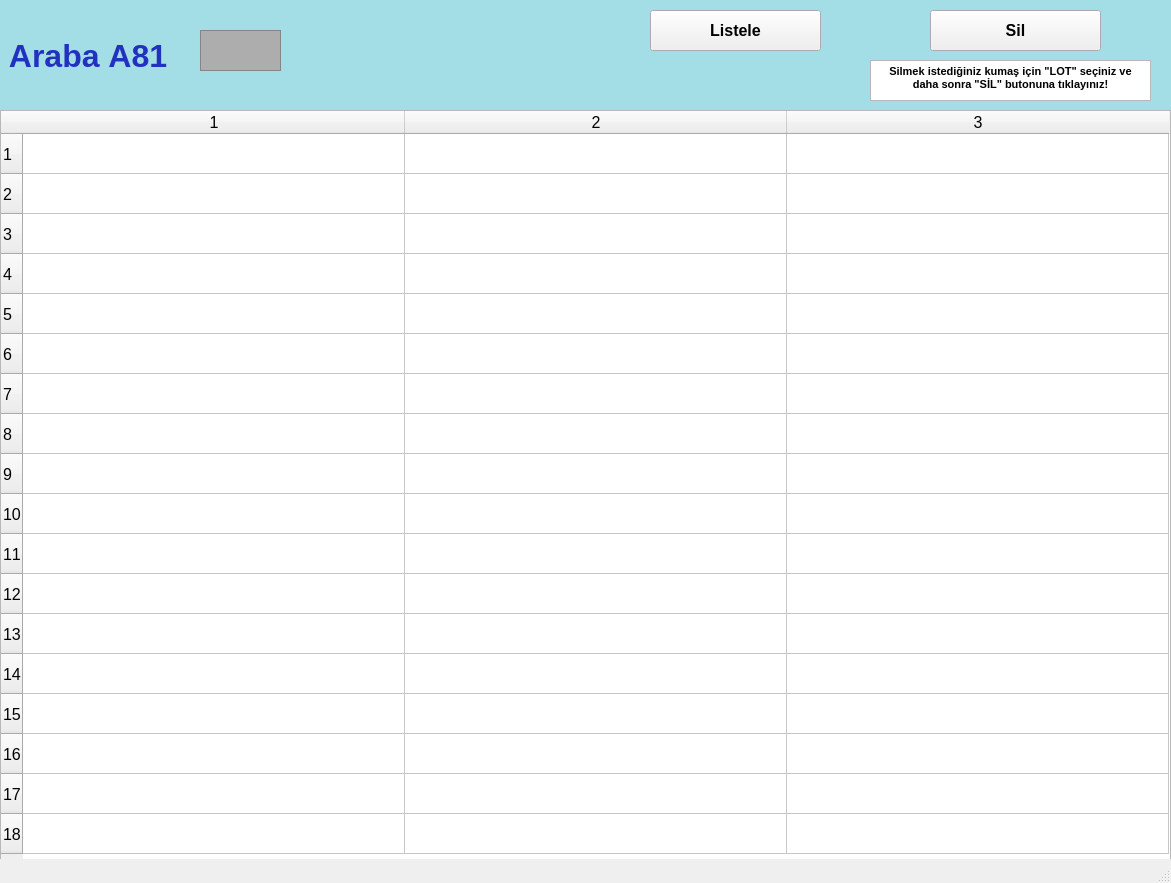
<?xml version="1.0" encoding="UTF-8"?>
<ui version="4.0">
 <class>arabalarA81_ekran</class>
 <widget class="QMainWindow" name="arabalarA81_ekran">
  <property name="geometry">
   <rect>
    <x>0</x>
    <y>0</y>
    <width>1171</width>
    <height>883</height>
   </rect>
  </property>
  <property name="font">
   <font>
    <pointsize>12</pointsize>
    <weight>50</weight>
    <bold>false</bold>
    <kerning>false</kerning>
   </font>
  </property>
  <property name="windowTitle">
   <string/>
  </property>
  <widget class="QWidget" name="centralwidget">
   <widget class="QLabel" name="arabaA1yazi_lbl">
    <property name="geometry">
     <rect>
      <x>0</x>
      <y>0</y>
      <width>1171</width>
      <height>111</height>
     </rect>
    </property>
    <property name="font">
     <font>
      <pointsize>24</pointsize>
      <weight>75</weight>
      <bold>true</bold>
     </font>
    </property>
    <property name="styleSheet">
     <string notr="true">background-color: rgb(163, 221, 229);
color: rgb(34, 50, 190);</string>
    </property>
    <property name="text">
     <string> Araba A81</string>
    </property>
   </widget>
   <widget class="QFrame" name="arabaA1_img">
    <property name="geometry">
     <rect>
      <x>200</x>
      <y>30</y>
      <width>81</width>
      <height>41</height>
     </rect>
    </property>
    <property name="styleSheet">
     <string notr="true">background-color: rgb(173, 173, 173);</string>
    </property>
    <property name="frameShape">
     <enum>QFrame::StyledPanel</enum>
    </property>
    <property name="frameShadow">
     <enum>QFrame::Raised</enum>
    </property>
   </widget>
   <widget class="QPushButton" name="listele81_btn">
    <property name="geometry">
     <rect>
      <x>650</x>
      <y>10</y>
      <width>171</width>
      <height>41</height>
     </rect>
    </property>
    <property name="font">
     <font>
      <pointsize>12</pointsize>
      <weight>75</weight>
      <bold>true</bold>
     </font>
    </property>
    <property name="text">
     <string>Listele</string>
    </property>
   </widget>
   <widget class="QTableWidget" name="A81_tw">
    <property name="geometry">
     <rect>
      <x>0</x>
      <y>110</y>
      <width>1171</width>
      <height>751</height>
     </rect>
    </property>
    <property name="baseSize">
     <size>
      <width>0</width>
      <height>0</height>
     </size>
    </property>
    <property name="rowCount">
     <number>18</number>
    </property>
    <property name="columnCount">
     <number>3</number>
    </property>
    <attribute name="horizontalHeaderVisible">
     <bool>true</bool>
    </attribute>
    <attribute name="horizontalHeaderCascadingSectionResizes">
     <bool>false</bool>
    </attribute>
    <attribute name="horizontalHeaderDefaultSectionSize">
     <number>382</number>
    </attribute>
    <attribute name="horizontalHeaderMinimumSectionSize">
     <number>38</number>
    </attribute>
    <attribute name="verticalHeaderDefaultSectionSize">
     <number>40</number>
    </attribute>
    <attribute name="verticalHeaderMinimumSectionSize">
     <number>23</number>
    </attribute>
    <row/>
    <row/>
    <row/>
    <row/>
    <row/>
    <row/>
    <row/>
    <row/>
    <row/>
    <row/>
    <row/>
    <row/>
    <row/>
    <row/>
    <row/>
    <row/>
    <row/>
    <row/>
    <column/>
    <column/>
    <column/>
   </widget>
   <widget class="QPushButton" name="sil81_btn">
    <property name="geometry">
     <rect>
      <x>930</x>
      <y>10</y>
      <width>171</width>
      <height>41</height>
     </rect>
    </property>
    <property name="font">
     <font>
      <pointsize>12</pointsize>
      <weight>75</weight>
      <bold>true</bold>
     </font>
    </property>
    <property name="text">
     <string>Sil</string>
    </property>
   </widget>
   <widget class="QTextBrowser" name="textBrowser">
    <property name="geometry">
     <rect>
      <x>870</x>
      <y>60</y>
      <width>281</width>
      <height>41</height>
     </rect>
    </property>
    <property name="html">
     <string>&lt;!DOCTYPE HTML PUBLIC &quot;-//W3C//DTD HTML 4.0//EN&quot; &quot;http://www.w3.org/TR/REC-html40/strict.dtd&quot;&gt;
&lt;html&gt;&lt;head&gt;&lt;meta name=&quot;qrichtext&quot; content=&quot;1&quot; /&gt;&lt;style type=&quot;text/css&quot;&gt;
p, li { white-space: pre-wrap; }
&lt;/style&gt;&lt;/head&gt;&lt;body style=&quot; font-family:'MS Shell Dlg 2'; font-size:12pt; font-weight:400; font-style:normal;&quot;&gt;
&lt;p align=&quot;center&quot; style=&quot; margin-top:0px; margin-bottom:0px; margin-left:0px; margin-right:0px; -qt-block-indent:0; text-indent:0px;&quot;&gt;&lt;span style=&quot; font-size:8pt; font-weight:600;&quot;&gt;Silmek istediğiniz kumaş için &amp;quot;LOT&amp;quot; seçiniz ve daha sonra &amp;quot;SİL&amp;quot; butonuna tıklayınız!&lt;/span&gt;&lt;/p&gt;&lt;/body&gt;&lt;/html&gt;</string>
    </property>
   </widget>
  </widget>
  <widget class="QStatusBar" name="statusbar"/>
 </widget>
 <resources/>
 <connections/>
</ui>
